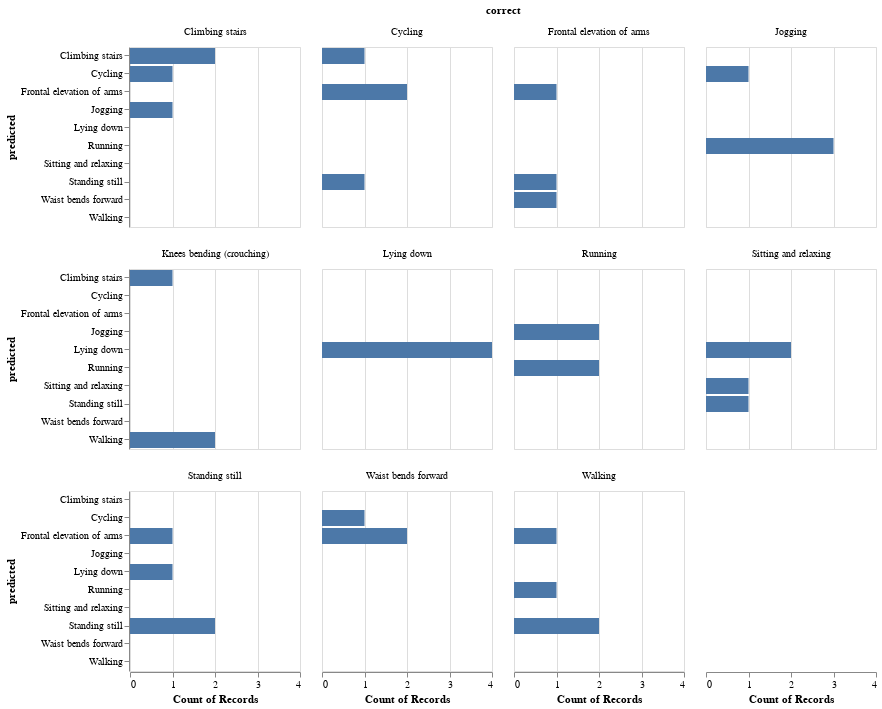

This figure's notebook cell:
### Code cell
model = best[1].best_estimator_
y_pred = model.predict(X_test.iloc[:, best[2]])
print("Score: {:.2f}".format(best[0]))
show_result(y_pred, y_test)

### Figure 1 — Vega-Lite specification as saved in the notebook (floating-point values rounded to 4 significant figures)
{"config": {"view": {"continuousWidth": 400, "continuousHeight": 300}}, "data": {"name": "data-e6866674a208801f9da03d361afe6c98"}, "facet": {"type": "nominal", "field": "correct"}, "spec": {"mark": "bar", "encoding": {"x": {"type": "nominal", "aggregate": "count", "field": "predicted"}, "y": {"type": "nominal", "field": "predicted"}}, "height": 180, "width": 170}, "columns": 4, "$schema": "https://vega.github.io/schema/vega-lite/v4.8.1.json", "datasets": {"data-e6866674a208801f9da03d361afe6c98": [{"predicted": "Climbing stairs", "correct": "Climbing stairs"}, {"predicted": "Lying down", "correct": "Sitting and relaxing"}, {"predicted": "Lying down", "correct": "Lying down"}, {"predicted": "Lying down", "correct": "Standing still"}, {"predicted": "Frontal elevation of arms", "correct": "Frontal elevation of arms"}, {"predicted": "Frontal elevation of arms", "correct": "Walking"}, {"predicted": "Climbing stairs", "correct": "Climbing stairs"}, {"predicted": "Standing still", "correct": "Standing still"}, {"predicted": "Lying down", "correct": "Lying down"}, {"predicted": "Standing still", "correct": "Walking"}, {"predicted": "Frontal elevation of arms", "correct": "Standing still"}, {"predicted": "Standing still", "correct": "Standing still"}, {"predicted": "Climbing stairs", "correct": "Cycling"}, {"predicted": "Sitting and relaxing", "correct": "Sitting and relaxing"}, {"predicted": "Standing still", "correct": "Frontal elevation of arms"}, {"predicted": "Walking", "correct": "Knees bending (crouching)"}, {"predicted": "Cycling", "correct": "Waist bends forward"}, {"predicted": "Frontal elevation of arms", "correct": "Cycling"}, {"predicted": "Waist bends forward", "correct": "Frontal elevation of arms"}, {"predicted": "Walking", "correct": "Knees bending (crouching)"}, {"predicted": "Standing still", "correct": "Walking"}, {"predicted": "Frontal elevation of arms", "correct": "Waist bends forward"}, {"predicted": "Cycling", "correct": "Climbing stairs"}, {"predicted": "Running", "correct": "Jogging"}, {"predicted": "Jogging", "correct": "Running"}, {"predicted": "Lying down", "correct": "Lying down"}, {"predicted": "Running", "correct": "Jogging"}, {"predicted": "Lying down", "correct": "Sitting and relaxing"}, {"predicted": "Climbing stairs", "correct": "Knees bending (crouching)"}, {"predicted": "Running", "correct": "Jogging"}, {"predicted": "Standing still", "correct": "Cycling"}, {"predicted": "Jogging", "correct": "Climbing stairs"}, {"predicted": "Lying down", "correct": "Lying down"}, {"predicted": "Frontal elevation of arms", "correct": "Cycling"}, {"predicted": "Cycling", "correct": "Jogging"}, {"predicted": "Jogging", "correct": "Running"}, {"predicted": "Running", "correct": "Running"}, {"predicted": "Frontal elevation of arms", "correct": "Waist bends forward"}, {"predicted": "Running", "correct": "Running"}, {"predicted": "Standing still", "correct": "Sitting and relaxing"}, {"predicted": "Running", "correct": "Walking"}]}}
